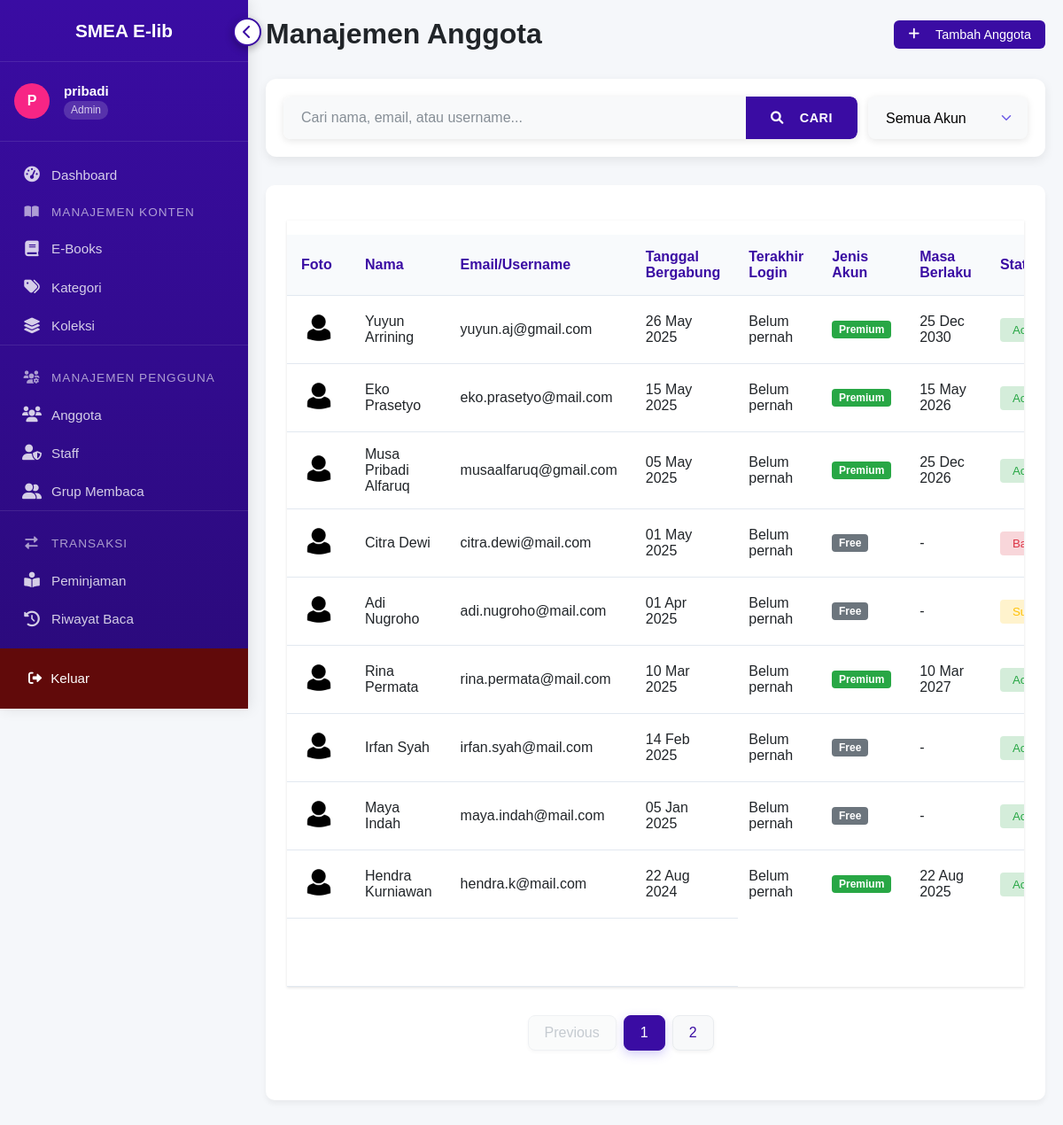
The page /admin/anggota/anggota_admin.php (signed in) on the database its author committed.
### tables this page shows
CREATE TABLE `anggota` (
  `MemberID` int(11) NOT NULL,
  `Nama` varchar(100) NOT NULL,
  `Email` varchar(100) NOT NULL,
  `Password` varchar(255) NOT NULL,
  `FotoProfil` varchar(255) DEFAULT 'default.jpg',
  `TanggalBergabung` date NOT NULL,
  `Status` enum('Active','Suspended','Banned') DEFAULT 'Active',
  `MasaBerlaku` date DEFAULT NULL COMMENT 'Tanggal expire membership',
  `JenisAkun` enum('Free','Premium') DEFAULT 'Free',
  `TerakhirLogin` datetime DEFAULT NULL
);

### admin/anggota/anggota_admin.php (the view, shortened to what this page needs)
<?php
require_once '../../config.php';
function getAllAnggota($conn, $search = null, $jenisAkun = null, $limit = 10, $offset = 0)
{
    $sql = "SELECT m.*, u.username, u.role, u.last_login
            FROM anggota m
            JOIN users u ON m.Email = u.username
            WHERE u.role = 'member'";
    $sql .= " ORDER BY m.TanggalBergabung DESC LIMIT $limit OFFSET $offset";
    $result = mysqli_query($conn, $sql);
    return mysqli_fetch_all($result, MYSQLI_ASSOC);
}
function getTotalAnggota($conn, $search = null, $jenisAkun = null)
{
    $sql = "SELECT COUNT(*) as total FROM anggota m JOIN users u ON m.Email = u.username WHERE u.role = 'member'";
    $result = mysqli_query($conn, $sql);
    $row = mysqli_fetch_assoc($result);
    return $row['total'];
}
$search = isset($_GET['search']) ? $_GET['search'] : null;
$jenisAkun = isset($_GET['jenis_akun']) ? $_GET['jenis_akun'] : null;
$page = isset($_GET['page']) ? max(1, intval($_GET['page'])) : 1;
$limit = 10;
$offset = ($page - 1) * $limit;
$totalAnggota = getTotalAnggota($conn, $search, $jenisAkun);
$totalPages = ceil($totalAnggota / $limit);
$anggota = getAllAnggota($conn, $search, $jenisAkun, $limit, $offset);
?>
<?php
include '../../views/header.php';
?>
<div class="content-wrapper">
    <div class="page-header">
        <h1>Manajemen Anggota</h1>
        <div class="header-actions">
            <a href="tambah_anggota.php" class="btn btn-primary">
                <i class="fas fa-plus"></i> Tambah Anggota
            </a>
        </div>
    </div>
    <form method="GET" class="search-filter-form">
        <div class="input-group" style="flex:2;">
            <input type="text" name="search" class="form-control" placeholder="Cari nama, email, atau username..." value="<?= htmlspecialchars($search ?? '') ?>">
            <div class="input-group-append">
                <button class="btn btn-primary" type="submit"><i class="fas fa-search"></i> Cari</button>
            </div>
        </div>
        <select name="jenis_akun" class="form-control" style="flex:1;max-width:180px;">
            <option value="">Semua Akun</option>
        </select>
    </form>
    <div class="card">
        <div class="card-body">
            <div class="table-responsive">
                <table class="table" id="anggotaTable">
                    <thead>
                        <tr>
                            <th>Foto</th>
                            <th>Nama</th>
                            <th>Email/Username</th>
                            <th>Tanggal Bergabung</th>
                            <th>Terakhir Login</th>
                            <th>Jenis Akun</th>
                            <th>Masa Berlaku</th>
                            <th>Status</th>
                        </tr>
                    </thead>
                    <tbody>
                        <?php if (!empty($anggota)): ?>
                            <?php foreach ($anggota as $a): ?>
                                <tr>
                                    <td data-label="Foto">
                                        <?php
                                        $fotoProfil = !empty($a['FotoProfil']) ? $a['FotoProfil'] : 'assets/profiles/default.jpg';
                                        $fotoPath = ($fotoProfil === 'assets/profiles/default.jpg') ? '../../assets/profiles/default.jpg' : '../../uploads/profiles/' . htmlspecialchars($fotoProfil);
                                        ?>
                                        <img src="<?= $fotoPath ?>" alt="Foto Profil" class="profile-img">
                                    </td>
                                    <td data-label="Nama"><?= htmlspecialchars($a['Nama']); ?></td>
                                    <td data-label="Email"><?= htmlspecialchars($a['Email']); ?></td>
                                    <td data-label="Bergabung"><?= date('d M Y', strtotime($a['TanggalBergabung'])); ?></td>
                                    <td data-label="Login Terakhir">
                                        <?= $a['last_login'] ? date('d M Y H:i', strtotime($a['last_login'])) : 'Belum pernah'; ?>
                                    </td>
                                    <td data-label="Jenis Akun">
                                        <span class="badge <?= $a['JenisAkun'] === 'Premium' ? 'bg-success' : 'bg-secondary'; ?>">
                                            <?= htmlspecialchars($a['JenisAkun']); ?>
                                        </span>
                                    </td>
                                    <td data-label="Masa Berlaku">
                                        <?= $a['MasaBerlaku'] ? date('d M Y', strtotime($a['MasaBerlaku'])) : '-'; ?>
                                    </td>
                                    <td data-label="Status">
                                        <form method="POST" class="status-form">
                                            <select name="status" class="status-select
                        <?= $a['Status'] === 'Active' ? 'bg-success-light' : ($a['Status'] === 'Suspended' ? 'bg-warning-light' : 'bg-danger-light'); ?>">
                                                <option value="Active" <?= $a['Status'] === 'Active' ? 'selected' : ''; ?>>Active</option>
                                                <option value="Suspended" <?= $a['Status'] === 'Suspended' ? 'selected' : ''; ?>>Suspended</option>
                                                <option value="Banned" <?= $a['Status'] === 'Banned' ? 'selected' : ''; ?>>Banned</option>
                                            </select>
                                        </form>
                                    </td>
                                </tr>
                            <?php endforeach; ?>
                        <?php else: ?>
                            <tr>
                                <td colspan="10" class="text-center">Tidak ada data anggota</td>
                            </tr>
                        <?php endif; ?>
                    </tbody>
                </table>
            </div>
            <?php if ($totalPages > 1): ?>
                <nav aria-label="Page navigation">
                    <ul class="pagination">
                        <li class="page-item <?= ($page <= 1) ? 'disabled' : '' ?>">
                            <a class="page-link"
                                href="?search=<?= urlencode($search ?? '') ?>&jenis_akun=<?= urlencode($jenisAkun ?? '') ?>&page=<?= $page - 1 ?>">
                                Previous
                            </a>
                        </li>
                        <?php for ($i = 1; $i <= $totalPages; $i++): ?>
                            <li class="page-item <?= ($i == $page) ? 'active' : '' ?>">
                                <a class="page-link"
                                    href="?search=<?= urlencode($search ?? '') ?>&jenis_akun=<?= urlencode($jenisAkun ?? '') ?>&page=<?= $i ?>">
                                    <?= $i ?>
                                </a>
                            </li>
                        <?php endfor; ?>
                        <li class="page-item <?= ($page >= $totalPages) ? 'disabled' : '' ?>">
                            <a class="page-link"
                                href="?search=<?= urlencode($search ?? '') ?>&jenis_akun=<?= urlencode($jenisAkun ?? '') ?>&page=<?= $page + 1 ?>">
                            </a>
                        </li>
                    </ul>
                </nav>
            <?php endif; ?>
        </div>
    </div>
</div>
<?php include '../../views/footer.php'; ?>
</body>
</html>

### assets/styles/admin.css (style rules this page uses)
:root { --primary: #3a0ca3; --primary-light: #4361ee; --secondary: #f72585; --light: #f8f9fa; --dark: #212529; --gray: #6c757d; --sidebar-width: 250px; --sidebar-collapsed-width: 80px; --header-height: 70px; }
body { font-family: 'Segoe UI', Tahoma, Geneva, Verdana, sans-serif; margin: 0; padding: 0; background-color: #f5f7fa; color: var(--dark); }
.card { background: white; border-radius: 10px; box-shadow: 0 4px 6px rgba(0, 0, 0, 0.05); padding: 1.5rem; margin-bottom: 2rem; transition: transform 0.3s ease, box-shadow 0.3s ease; }
table { width: 100%; border-collapse: collapse; margin-top: 1rem; }
th, td { padding: 1rem; text-align: left; border-bottom: 1px solid #e2e8f0; }
th { background-color: #f8fafc; color: var(--primary); font-weight: 600; }
.btn { padding: 0.7rem 1.5rem; border-radius: 6px; font-weight: 500; cursor: pointer; transition: all 0.3s ease; display: inline-flex; align-items: center; gap: 0.5rem; border: none; font-size: 0.9rem; }
.btn-primary { background-color: var(--primary); color: white; }
.form-control { width: 100%; padding: 0.7rem 1rem; border: 1px solid #e2e8f0; border-radius: 6px; font-size: 0.9rem; transition: all 0.3s ease; }
.page-header { display: flex; justify-content: space-between; align-items: center; margin-bottom: 2rem; }

### views/sidebar_admin.php (style rules this page uses)
:root { --primary: #3a0ca3; --primary-light: #4361ee; --secondary: #f72585; --light: #f8f9fa; --dark: #212529; --gray: #6c757d; --sidebar-width: 280px; --sidebar-collapsed-width: 80px; --header-height: 70px; --tooltip-bg: rgba(51, 51, 51, 0.95); }
* { margin: 0; padding: 0; box-sizing: border-box; font-family: 'Poppins', sans-serif; }
.fas { margin-right: 10px; }

### rows shown on the page
anggota: FotoProfil (placeholder picture), Nama "Yuyun Arrining", Email "yuyun.aj@gmail.com", TanggalBergabung "26 May 2025", shows "Belum pernah", JenisAkun "Premium", MasaBerlaku "25 Dec 2030", status "Active"
anggota: FotoProfil (placeholder picture), Nama "Eko Prasetyo", Email "eko.prasetyo@mail.com", TanggalBergabung "15 May 2025", shows "Belum pernah", JenisAkun "Premium", MasaBerlaku "15 May 2026", status "Active"
anggota: FotoProfil (placeholder picture), Nama "Musa Pribadi Alfaruq", Email "musaalfaruq@gmail.com", TanggalBergabung "05 May 2025", shows "Belum pernah", JenisAkun "Premium", MasaBerlaku "25 Dec 2026", status "Active"
anggota: FotoProfil (placeholder picture), Nama "Citra Dewi", Email "citra.dewi@mail.com", TanggalBergabung "01 May 2025", shows "Belum pernah", JenisAkun "Free", status "Banned"
anggota: FotoProfil (placeholder picture), Nama "Adi Nugroho", Email "adi.nugroho@mail.com", TanggalBergabung "01 Apr 2025", shows "Belum pernah", JenisAkun "Free", status "Suspended"
anggota: FotoProfil (placeholder picture), Nama "Rina Permata", Email "rina.permata@mail.com", TanggalBergabung "10 Mar 2025", shows "Belum pernah", JenisAkun "Premium", MasaBerlaku "10 Mar 2027", status "Active"
anggota: FotoProfil (placeholder picture), Nama "Irfan Syah", Email "irfan.syah@mail.com", TanggalBergabung "14 Feb 2025", shows "Belum pernah", JenisAkun "Free", status "Active"
anggota: FotoProfil (placeholder picture), Nama "Maya Indah", Email "maya.indah@mail.com", TanggalBergabung "05 Jan 2025", shows "Belum pernah", JenisAkun "Free", status "Active"
anggota: FotoProfil (placeholder picture), Nama "Hendra Kurniawan", Email "hendra.k@mail.com", TanggalBergabung "22 Aug 2024", shows "Belum pernah", JenisAkun "Premium", MasaBerlaku "22 Aug 2025", status "Active"
anggota: FotoProfil (placeholder picture), status "Suspended"

### other values the page prints
substr($username, 0, 1) "P"
$username "pribadi"
